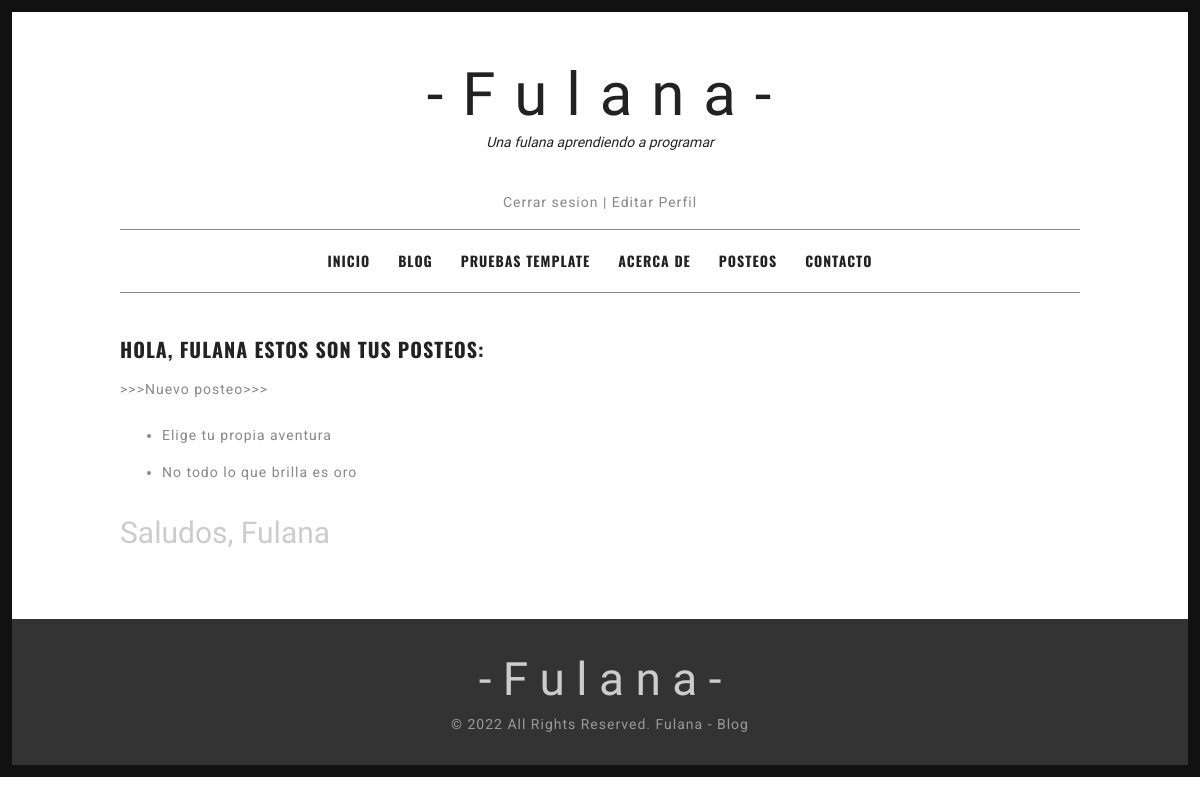
Before: /AppFulana/TodosMisPosteos/ (signed in) with the older database file.
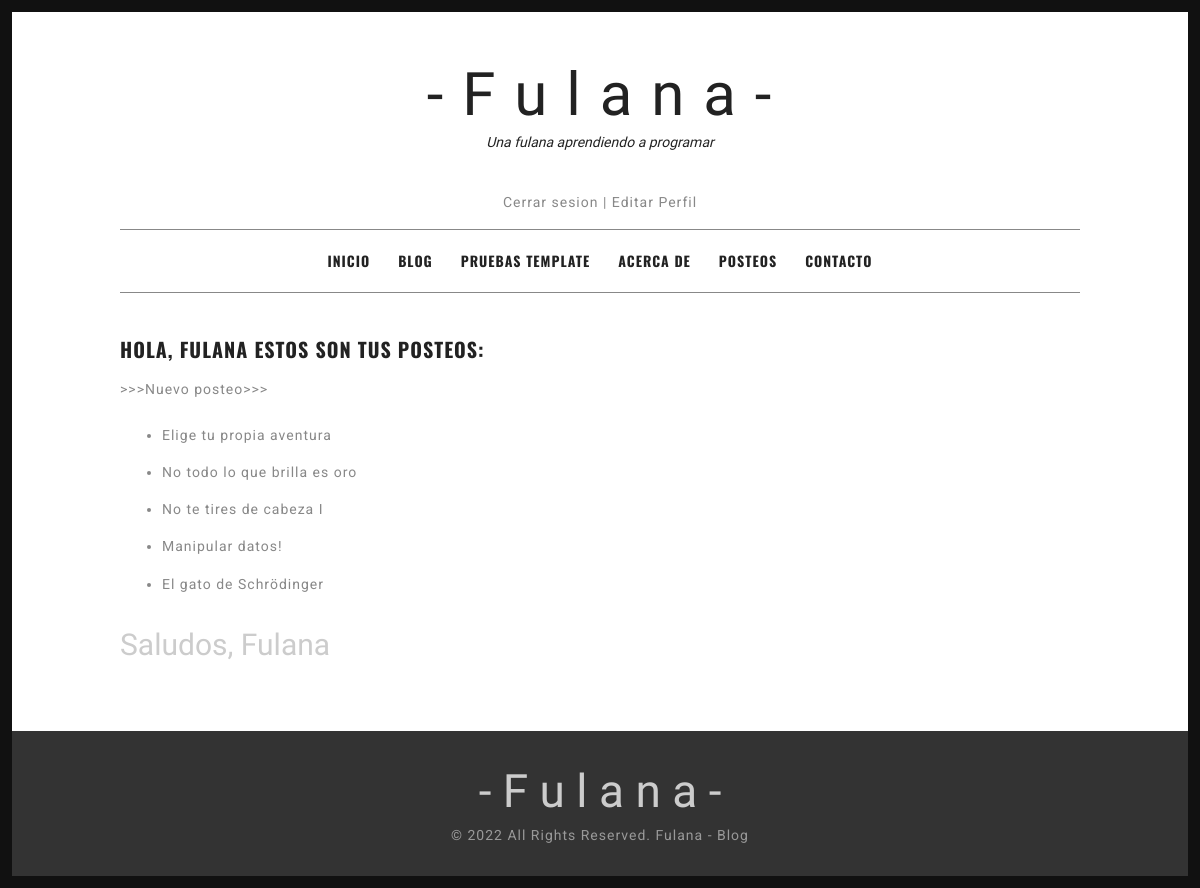
After: the same page with the newer database file.
### AppFulana/models.py (models this page shows, shortened)
class Posteo (models.Model):
    fechaPosteo = models.DateField()
    tituloPosteo = models.CharField(max_length=130)
    autorPosteo = models.ForeignKey(User, on_delete=models.CASCADE)
    bodyPosteo = models.TextField()
    class Meta:
        verbose_name = "Posteo"
        verbose_name_plural = "Posteos"

### AppFulana/views.py (the view)
# urls.py: path('TodosMisPosteos/', views.TodosMisPosteos.as_view(), name='TodosMisPosteos'),
class TodosMisPosteos (LoginRequiredMixin, ListView):
    model = Posteo
    template_name = "AppFulana/todosMisPosteos.html"
    def get_queryset(self):
        return Posteo.objects.filter(autorPosteo=self.request.user)

### AppFulana/templates/AppFulana/todosMisPosteos.html (shortened to what this page needs)
{% extends "AppFulana/padre.html" %}
{% load static %}
{% block contenidoModificable %}
<div id="content" class="site-content">
    <div id="primary" class="content-area column full">
        <main id="main" class="site-main">
        <article class="hentry">
        <header class="entry-header">
        <h1 class="entry-title">HOLA, {{user}} ESTOS SON TUS POSTEOS: </h1>
        </header>
        <div class="entry-content">
        <p><a href="{% url 'NuevoPosteo' %}">>>>Nuevo posteo>>></a></p>
        <p>
            {%if user %}
            <ul>{%for posteo in object_list%}
                <li>
                <p>{{posteo.tituloPosteo}}</p>
                </li>
                {%endfor%}
            {%endif%}
            </ul>
        </p>
        <h2 style="font-family: 'Herr Von Muellerhoff';color:#ccc;font-weight:300;">Saludos, Fulana</h2>
        </div>
        </article>
        </main>
    </div>
</div>
</div>
{% endblock %}

Changed rows visible on the page:
added Posteo: tituloPosteo "No te tires de cabeza I"
added Posteo: tituloPosteo "Manipular datos!"
added Posteo: tituloPosteo "El gato de Schrödinger"
